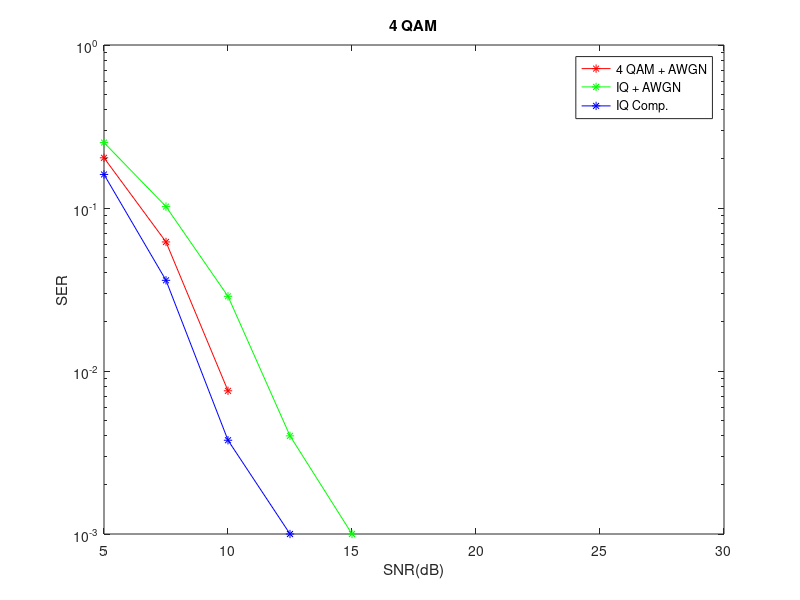
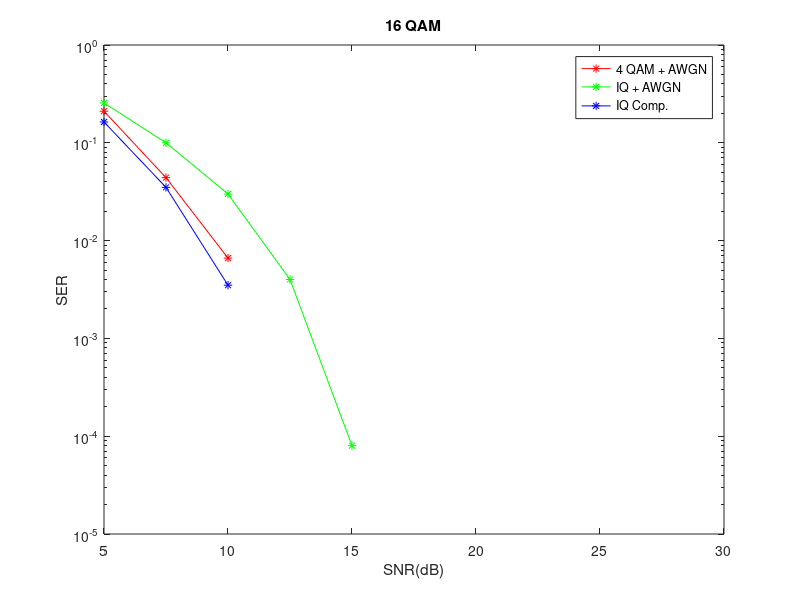
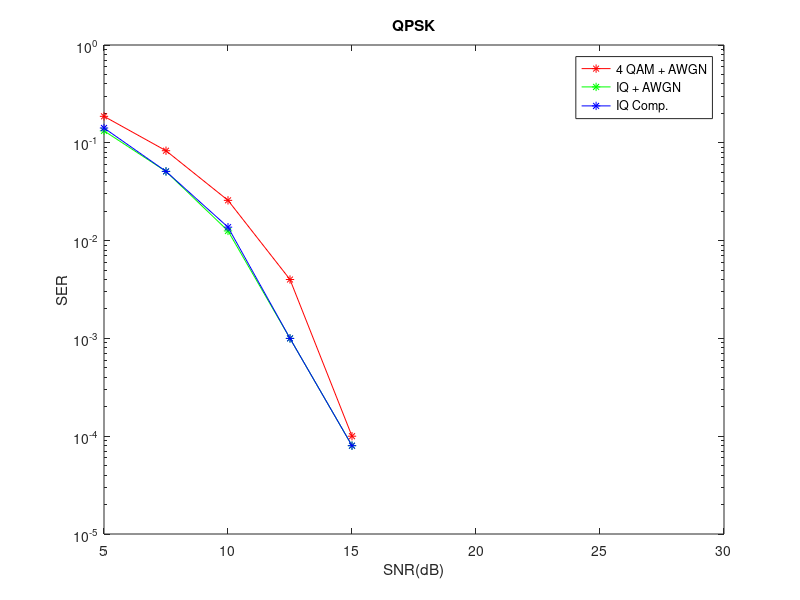
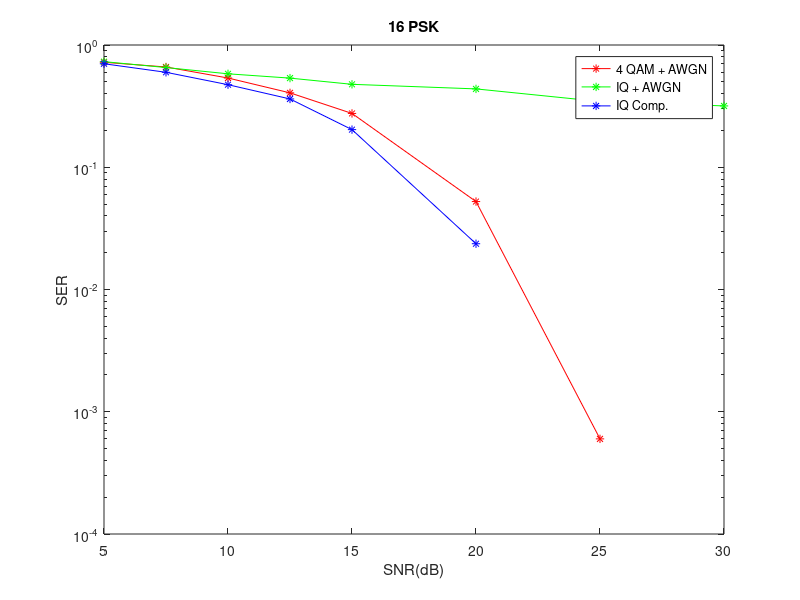

These figures' MATLAB source, in order:

% Signal Error Rate Graphics 

close all 
clear 
clc

f1 = figure;
f2 = figure;
f3 = figure;
f4 = figure;
f5 = figure;
f6 = figure;
f7 = figure;

dB_values = [5 7.5 10 12.5 15 20 25 30];

% real, imbalance, compansated
qam4 = [20.32 6.19 0.756	0 0	0	0	0;
    25.2 10.2	2.872 0.4	0.1 0	0	0;
    16.062	3.6 0.376 0.1	0 	0	0	0];

qam16 = [21.03 4.4 0.662 0	 0	0	0	0;
    25.544	10 2.992 0.4	0.008	0	0	0;
    16.332	3.5 0.35 0	0	0	0	0];

psk4 = [18.65	8.3 2.58 0.4	0.01	0	0	0;
    13.254	5.1 1.256 0.1	0.008	0	0	0;
    14.174	5.1 1.372 0.1 0.008	0	0	0];

psk16 = [72.21	66.1 53.7 40.6	27.56	5.24	0.06	0;
    73.1	65.4 58.128	53.6 47.688	43.748	34.5	31.75;
    70.25	59.8 47.35	36.2 20.312	2.368	0	0];

psk64 = [93.02	90.7 87.71 83.4	78.56	62.5	38.39	12.56;
    92.856	91.8 90.1 84.1	83.69	84.258	94.32	99.758;
    91.49	90 88.3 79.7	72.908	53.888	27.664	5.534];

qam4 = qam4/100;
qam16 = qam16/100;
psk4 = psk4/100;
psk16 = psk16/100;
psk64 = psk64/100;

figure (f1);
semilogy(dB_values,qam4(1,:),'r*-');
hold on
semilogy(dB_values,qam4(2,:),'g*-');
semilogy(dB_values,qam4(3,:),'b*-');
title("4 QAM")
legend('4 QAM + AWGN','IQ + AWGN','IQ Comp.')
xlabel('SNR(dB)')
ylabel('SER')
hold off

figure (f2);
semilogy(dB_values,qam16(1,:),'r*-');
hold on
semilogy(dB_values,qam16(2,:),'g*-');
semilogy(dB_values,qam16(3,:),'b*-');
title("16 QAM")
legend('4 QAM + AWGN','IQ + AWGN','IQ Comp.')
xlabel('SNR(dB)')
ylabel('SER')
hold off

figure (f3);
semilogy(dB_values,psk4(1,:),'r*-');
hold on
semilogy(dB_values,psk4(2,:),'g*-');
semilogy(dB_values,psk4(3,:),'b*-');
title("QPSK")
legend('4 QAM + AWGN','IQ + AWGN','IQ Comp.')
xlabel('SNR(dB)')
ylabel('SER')
hold off

figure (f4);
semilogy(dB_values,psk16(1,:),'r*-');
hold on
semilogy(dB_values,psk16(2,:),'g*-');
semilogy(dB_values,psk16(3,:),'b*-');
title("16 PSK")
legend('4 QAM + AWGN','IQ + AWGN','IQ Comp.')
xlabel('SNR(dB)')
ylabel('SER')
hold off

figure (f5);
semilogy(dB_values,psk64(1,:),'r*-');
hold on
semilogy(dB_values,psk64(2,:),'g*-');
semilogy(dB_values,psk64(3,:),'b*-');
title("64 PSK")
legend('4 QAM + AWGN','IQ + AWGN','IQ Comp.')
xlabel('SNR(dB)')
ylabel('SER')
hold off

figure (f6);
semilogy(dB_values,qam4(2,:),'r*-');
hold on
semilogy(dB_values,qam16(2,:),'g*-');
semilogy(dB_values,psk4(2,:),'b*-');
semilogy(dB_values,psk16(2,:),'c*-');
semilogy(dB_values,psk64(2,:),'m*-');
title("IQ IMBALANCE COMPARISON")
legend('4 QAM','16 QAM','QPSK', '16 PSK', '64 PSK');
xlabel('SNR(dB)')
ylabel('SER')
hold off

figure (f7);
semilogy(dB_values,qam4(3,:),'r*-');
hold on
semilogy(dB_values,qam16(3,:),'g*-');
semilogy(dB_values,psk4(3,:),'b*-');
semilogy(dB_values,psk16(3,:),'c*-');
semilogy(dB_values,psk64(3,:),'m*-');
title("IQ COMPANSATED MODULATIONS COMPARISON")
legend('4 QAM','16 QAM','QPSK', '16 PSK', '64 PSK');
xlabel('SNR(dB)')
ylabel('SER')
hold off




